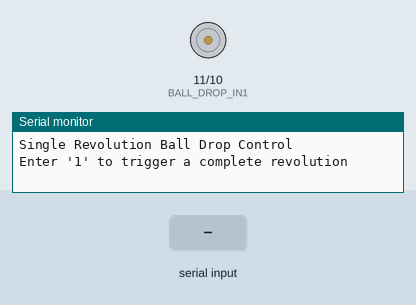
The sketch below on a simulated Arduino Uno, built with avr-gcc and run on an emulated ATmega328P. Shown: motor-driver pin pairs drawn as motors (green arrow = first pin HIGH = forward, orange = second pin HIGH = backward, longer = more drive, scaled by the enable pin), the last lines printed to the serial monitor. The test bench sets the inputs (shaded band).

Above: at 1.2 s.
1.3 s: "1" received over Serial
At 2.4 s:
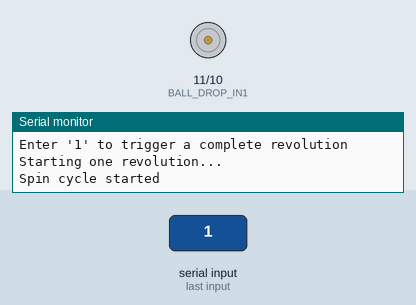
Timing chart, 0 to 4.3 s (numbered marks = the images above; inputs shaded):
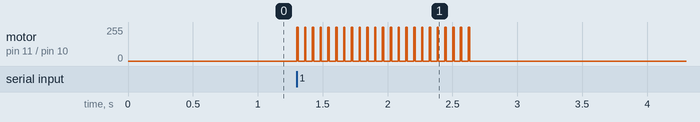

Measured:
- after the input at 1.3 s, motor on pin 11 (BALL_DROP_IN1) / pin 10 (BALL_DROP_IN2): alternates forward 255/255 for 0.01 s and stopped for 0.05 s, 46 changes in all, then stays stopped, starting at once

The sketch:

ball_drop.ino
```cpp
// /*
//  * Ultra-Slow Motor Control
//  *
//  * Uses manual pulse technique for extremely fine speed control
//  * This method bypasses PWM frequency limitations by directly
//  * controlling the motor in short bursts.
//  */

// // Pin definitions for ball drop motor
// #define BALL_DROP_IN1 11  // Motor direction control 1
// #define BALL_DROP_IN2 10  // Motor direction control 2
// #define BALL_DROP_EN 8    // Motor enable (PWM)

// // Manual pulse control parameters
// #define PULSE_POWER 145     // Full power during pulse (0-255)
// #define INIT_ON_TIME 10     // Initial pulse ON time in milliseconds
// #define INIT_OFF_TIME 100   // Initial pause time in milliseconds

// // Current settings - adjustable during runtime
// int pulseOnTime = INIT_ON_TIME;
// int pulseOffTime = INIT_OFF_TIME;
// int currentDirection = 0;  // 0 = stopped, 1 = forward, -1 = reverse

// // Last pulse time tracking
// unsigned long lastPulseTime = 0;
// bool motorState = false;  // Is the motor currently energized?

// void setup() {
//   // Initialize serial for debugging
//   Serial.begin(9600);
//   Serial.println("Ultra-Slow Motor Control Test");

//   // Initialize motor control pins
//   pinMode(BALL_DROP_IN1, OUTPUT);
//   pinMode(BALL_DROP_IN2, OUTPUT);
//   pinMode(BALL_DROP_EN, OUTPUT);

//   // Ensure motor is stopped initially
//   stopMotor();

//   // Print instructions
//   printMenu();
// }

// void loop() {
//   // Handle serial input
//   if (Serial.available() > 0) {
//     char input = Serial.read();
//     processInput(input);
//   }

//   // Manual pulse control logic
//   if (currentDirection != 0) {
//     unsigned long currentTime = millis();

//     // If motor is on and on-time has elapsed, turn it off
//     if (motorState && (currentTime - lastPulseTime >= pulseOnTime)) {
//       analogWrite(BALL_DROP_EN, 0);  // Turn off power
//       motorState = false;
//       lastPulseTime = currentTime;
//     }
//     // If motor is off and off-time has elapsed, turn it on
//     else if (!motorState && (currentTime - lastPulseTime >= pulseOffTime)) {
//       analogWrite(BALL_DROP_EN, PULSE_POWER);  // Turn on power
//       motorState = true;
//       lastPulseTime = currentTime;
//     }
//   }
// }

// void processInput(char input) {
//   switch (input) {
//     case '1':
//       Serial.println("Opening ball drop (forward direction)");
//       setDirection(1);
//       break;

//     case '2':
//       Serial.println("Closing ball drop (reverse direction)");
//       setDirection(-1);
//       break;

//     case '3':
//       Serial.println("Stopping motor");
//       stopMotor();
//       break;

//     case '+':
//       // Increase speed by decreasing off-time
//       if (pulseOffTime > 10) pulseOffTime -= 10;
//       printCurrentSettings();
//       break;

//     case '-':
//       // Decrease speed by increasing off-time
//       pulseOffTime += 10;
//       printCurrentSettings();
//       break;

//     case 'f':
//       // Decrease on-time for finer pulses
//       if (pulseOnTime > 1) pulseOnTime -= 1;
//       printCurrentSettings();
//       break;

//     case 'g':
//       // Increase on-time for stronger pulses
//       if (pulseOnTime < 50) pulseOnTime += 1;
//       printCurrentSettings();
//       break;

//     case 'r':
//       // Reset to default values
//       pulseOnTime = INIT_ON_TIME;
//       pulseOffTime = INIT_OFF_TIME;
//       printCurrentSettings();
//       break;

//     case '?':
//       printMenu();
//       break;
//   }
// }

// void setDirection(int direction) {
//   currentDirection = direction;

//   if (direction == 1) {
//     // Forward direction
//     digitalWrite(BALL_DROP_IN1, HIGH);
//     digitalWrite(BALL_DROP_IN2, LOW);
//   } else if (direction == -1) {
//     // Reverse direction
//     digitalWrite(BALL_DROP_IN1, LOW);
//     digitalWrite(BALL_DROP_IN2, HIGH);
//   }

//   // Reset pulse timing
//   lastPulseTime = millis();
//   motorState = false;  // Start with motor off
// }

// void stopMotor() {
//   digitalWrite(BALL_DROP_IN1, LOW);
//   digitalWrite(BALL_DROP_IN2, LOW);
//   analogWrite(BALL_DROP_EN, 0);
//   currentDirection = 0;
//   motorState = false;
// }

// void printCurrentSettings() {
//   Serial.print("Current settings - Pulse ON time: ");
//   Serial.print(pulseOnTime);
//   Serial.print("ms, Pulse OFF time: ");
//   Serial.print(pulseOffTime);
//   Serial.print("ms (Speed factor: ");

//   // Calculate approximate speed factor as percentage of full speed
//   float speedFactor = (float)pulseOnTime / (pulseOnTime + pulseOffTime) * 100.0;
//   Serial.print(speedFactor, 1);
//   Serial.println("%)");
// }

// void printMenu() {
//   Serial.println("\n----- ULTRA-SLOW MOTOR CONTROL -----");
//   Serial.println("1: Start motor in forward direction");
//   Serial.println("2: Start motor in reverse direction");
//   Serial.println("3: Stop motor");
//   Serial.println("+: Increase speed (decrease pause time)");
//   Serial.println("-: Decrease speed (increase pause time)");
//   Serial.println("f: Finer pulses (decrease ON time)");
//   Serial.println("g: Stronger pulses (increase ON time)");
//   Serial.println("r: Reset to default values");
//   Serial.println("?: Show this menu");
//   Serial.println("------------------------------------");
//   printCurrentSettings();
// }


// /*
//  * Single-Function Ball Drop Control
//  *
//  * Complete forward and backward revolution in a single function call.
//  * The function blocks until the entire operation is complete.
//  */

// // Pin definitions for ball drop motor
// #define BALL_DROP_IN1 11  // Motor direction control 1
// #define BALL_DROP_IN2 10  // Motor direction control 2
// #define BALL_DROP_EN 8    // Motor enable (PWM)

// // Movement parameters (tune these for your specific motor)
// #define STEP_SIZE 5            // Number of milliseconds for each step
// #define PAUSE_SIZE 50          // Pause between steps (milliseconds)
// #define STEPS_PER_REVOLUTION 22 // Estimated steps for one complete revolution
// #define STEPS_PER_REVOLUTION_BACKWARDS 22 // Estimated steps for one complete revolution backwards, compensating for something

// void setup() {
//   Serial.begin(9600);
//   Serial.println("Single-Function Ball Drop Control");
//   Serial.println("Enter '1' to trigger a complete forward-backward cycle");

//   // Initialize motor pins
//   pinMode(BALL_DROP_IN1, OUTPUT);
//   pinMode(BALL_DROP_IN2, OUTPUT);
//   pinMode(BALL_DROP_EN, OUTPUT);

//   // Ensure motor is stopped
//   stopMotor();
// }

// void loop() {
//   // Check for command to start a revolution
//   if (Serial.available() > 0) {
//     char input = Serial.read();
//     if (input == '1') {
//       Serial.println("Starting forward-backward cycle...");
//       spin();
//       Serial.println("Cycle completed");
//     }
//   }
// }

// // Single function to perform complete forward and backward revolution
// void spin() {
//   // First, make sure motor is stopped
//   stopMotor();

//   // Forward revolution
//   Serial.println("Starting forward revolution...");
//   for (int step = 0; step < STEPS_PER_REVOLUTION; step++) {
//     // Activate motor in forward direction
//     digitalWrite(BALL_DROP_IN1, HIGH);
//     digitalWrite(BALL_DROP_IN2, LOW);
//     analogWrite(BALL_DROP_EN, 145); // Full power

//     // Keep motor on for step duration
//     delay(STEP_SIZE);

//     // Stop motor
//     stopMotor();

//     // Pause between steps
//     delay(PAUSE_SIZE);
//   }

//   // Brief pause between directions
//   delay(300);

//   // Backward revolution
//   Serial.println("Starting backward revolution...");
//   for (int step = 0; step < STEPS_PER_REVOLUTION_BACKWARDS; step++) {
//     // Activate motor in reverse direction
//     digitalWrite(BALL_DROP_IN1, LOW);
//     digitalWrite(BALL_DROP_IN2, HIGH);
//     analogWrite(BALL_DROP_EN, 145); // Full power

//     // Keep motor on for step duration
//     delay(STEP_SIZE);

//     // Stop motor
//     stopMotor();

//     // Pause between steps
//     delay(PAUSE_SIZE);
//   }

//   // Ensure motor is stopped when done
//   stopMotor();
// }

// // Function to stop the motor
// void stopMotor() {
//   digitalWrite(BALL_DROP_IN1, LOW);
//   digitalWrite(BALL_DROP_IN2, LOW);
//   analogWrite(BALL_DROP_EN, 0);
// }


/*
 * Single Revolution Ball Drop Control
 *
 * Performs a single, complete revolution of the ball drop motor when triggered.
 * Use serial input '1' to activate.
 */

// Pin definitions for ball drop motor
#define BALL_DROP_IN1 11  // Motor direction control 1
#define BALL_DROP_IN2 10  // Motor direction control 2
#define BALL_DROP_EN 8    // Motor enable (PWM)

// Movement parameters (tune these for your specific motor)
#define STEP_SIZE 10        // Number of milliseconds for each step
#define PAUSE_SIZE 50          // Pause between steps (milliseconds)
#define STEPS_PER_REVOLUTION 23 // Estimated steps for one complete revolution


// State variables
bool isSpinning = false;
int stepsRemaining = 0;
unsigned long lastStepTime = 0;
bool inStep = false;  // True during step, false during pause

void setup() {
  Serial.begin(9600);
  Serial.println("Single Revolution Ball Drop Control");
  Serial.println("Enter '1' to trigger a complete revolution");

  // Initialize motor pins
  pinMode(BALL_DROP_IN1, OUTPUT);
  pinMode(BALL_DROP_IN2, OUTPUT);
  pinMode(BALL_DROP_EN, OUTPUT);

  // Ensure motor is stopped
  stopMotor();
}

void loop() {
  // Check for command to start a revolution
  if (Serial.available() > 0) {
    char input = Serial.read();
    if (input == '1' && !isSpinning) {
      Serial.println("Starting one revolution...");
      spin();
    }
  }

  // Handle spinning logic if currently in a spin cycle
  manageSpin();
}

// Function to initiate a single revolution
void spin() {
  if (!isSpinning) {
    isSpinning = true;
    stepsRemaining = STEPS_PER_REVOLUTION;
    inStep = false;
    lastStepTime = millis() - PAUSE_SIZE; // Start immediately
    Serial.println("Spin cycle started");
  }
}

// Function to manage the stepping process
void manageSpin() {

  if (!isSpinning) return;

  unsigned long currentTime = millis();

  if (inStep) {
    // We're in a motor activation period
    if (currentTime - lastStepTime >= STEP_SIZE) {
      // Step completed, turn off motor and start pause
      stopMotor();
      inStep = false;
      lastStepTime = currentTime;
    }
  } else {
    // We're in a pause period
    if (currentTime - lastStepTime >= PAUSE_SIZE) {
      // Pause completed, take another step if needed
      if (stepsRemaining > 0) {
        // Activate motor in the forward direction
        digitalWrite(BALL_DROP_IN1, HIGH);
        digitalWrite(BALL_DROP_IN2, LOW);
        analogWrite(BALL_DROP_EN, 145); // Full power

        inStep = true;
        stepsRemaining--;
        lastStepTime = currentTime;
      } else {
        // Revolution completed
        isSpinning = false;
        Serial.println("Revolution completed");
      }
    }
  }
}

// Function to stop the motor
void stopMotor() {
  digitalWrite(BALL_DROP_IN1, LOW);
  digitalWrite(BALL_DROP_IN2, LOW);
  analogWrite(BALL_DROP_EN, 0);
}
```
